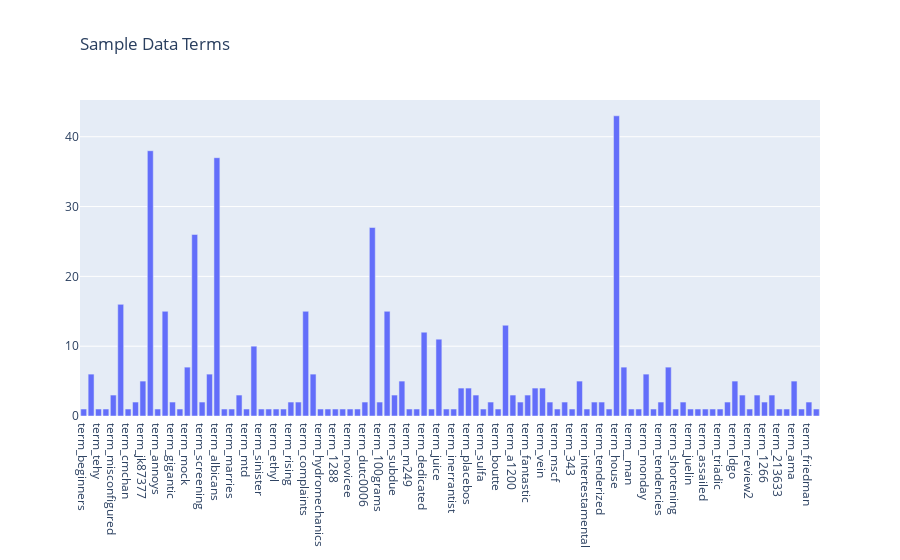

Source (notebook cell):
### Markdown cell above
### Exercise 14:
Visualization of reduced number of terms

### Code cell
# Answer here
term_frequencies_df = pd.DataFrame({'terms': count_vect.get_feature_names(), 
                                            'counts': term_frequencies})
sample_term_frequencies_df = term_frequencies_df.sample(n=100, random_state=26)

sample_data = go.Bar(x = ["term_"+str(i) for i in sample_term_frequencies_df['terms']],
            y=sample_term_frequencies_df['counts'])

fig = go.Figure(sample_data)

fig.update_layout(
    title=go.layout.Title(
        text="Sample Data Terms",
        xref="paper",
        x=0
    )
)

fig.show()

### Figure 1 — Plotly figure (JSON) as saved in the notebook; plotly's stock layout.template omitted (floating-point values rounded to 4 significant figures)
{"data": [{"type": "bar", "x": ["term_beginners", "term_scanners", "term_tehy", "term_cholera", "term_misconfigured", "term_p12", "term_cmchan", "term_andersom", "term_jk87377", "term_omen", "term_annoys", "term_yellow", "term_gigantic", "term_blinds", "term_mock", "term_telephone", "term_screening", "term_hc", "term_albicans", "term_assassinated", "term_marries", "term_vital", "term_mtd", "term_generations", "term_sinister", "term_stenosis", "term_ethyl", "term_222525", "term_rising", "term_deadly", "term_complaints", "term_preview", "term_hydromechanics", "term_augjpeg", "term_1288", "term_24731", "term_novicee", "term_gerd", "term_dutc0006", "term_raster", "term_100grams", "term_gabriel", "term_subdue", "term_diagrams", "term_m249", "term_chiropractorstreat", "term_dedicated", "term_decisively", "term_juice", "term_motility", "term_inerrantist", "term_corrupt", "term_placebos", "term_2_c", "term_sulfa", "term_jzn", "term_boutte", "term_mountains", "term_a1200", "term_faking", "term_fantastic", "term_nrao", "term_vein", "term_finnerty", "term_mscf", "term_anonymously", "term_343", "term_sculptor", "term_intertestamental", "term_confined", "term_tenderized", "term_heteroorthodox", "term_house", "term_progression", "term__man", "term__law_", "term_monday", "term_salutary", "term_tendencies", "term_gripe", "term_shortening", "term_profeta", "term_juelin", "term_sounder", "term_assailed", "term_refrence", "term_triadic", "term_shoots", "term_ldgo", "term_noordewier", "term_review2", "term_1917", "term_1266", "term_4800", "term_213633", "term_cerrina", "term_ama", "term_helllo", "term_friedman", "term_28909"], "y": [1, 6, 1, 1, 3, 16, 1, 2, 5, 38, 1, 15, 2, 1, 7, 26, 2, 6, 37, 1, 1, 3, 1, 10, 1, 1, 1, 1, 2, 2, 15, 6, 1, 1, 1, 1, 1, 1, 2, 27, 2, 15, 3, 5, 1, 1, 12, 1, 11, 1, 1, 4, 4, 3, 1, 2, 1, 13, 3, 2, 3, 4, 4, 2, 1, 2, 1, 5, 1, 2, 2, 1, 43, 7, 1, 1, 6, 1, 2, 7, 1, 2, 1, 1, 1, 1, 1, 2, 5, 3, 1, 3, 2, 3, 1, 1, 5, 1, 2, 1]}], "layout": {"title": {"text": "Sample Data Terms", "x": 0, "xref": "paper"}}}
